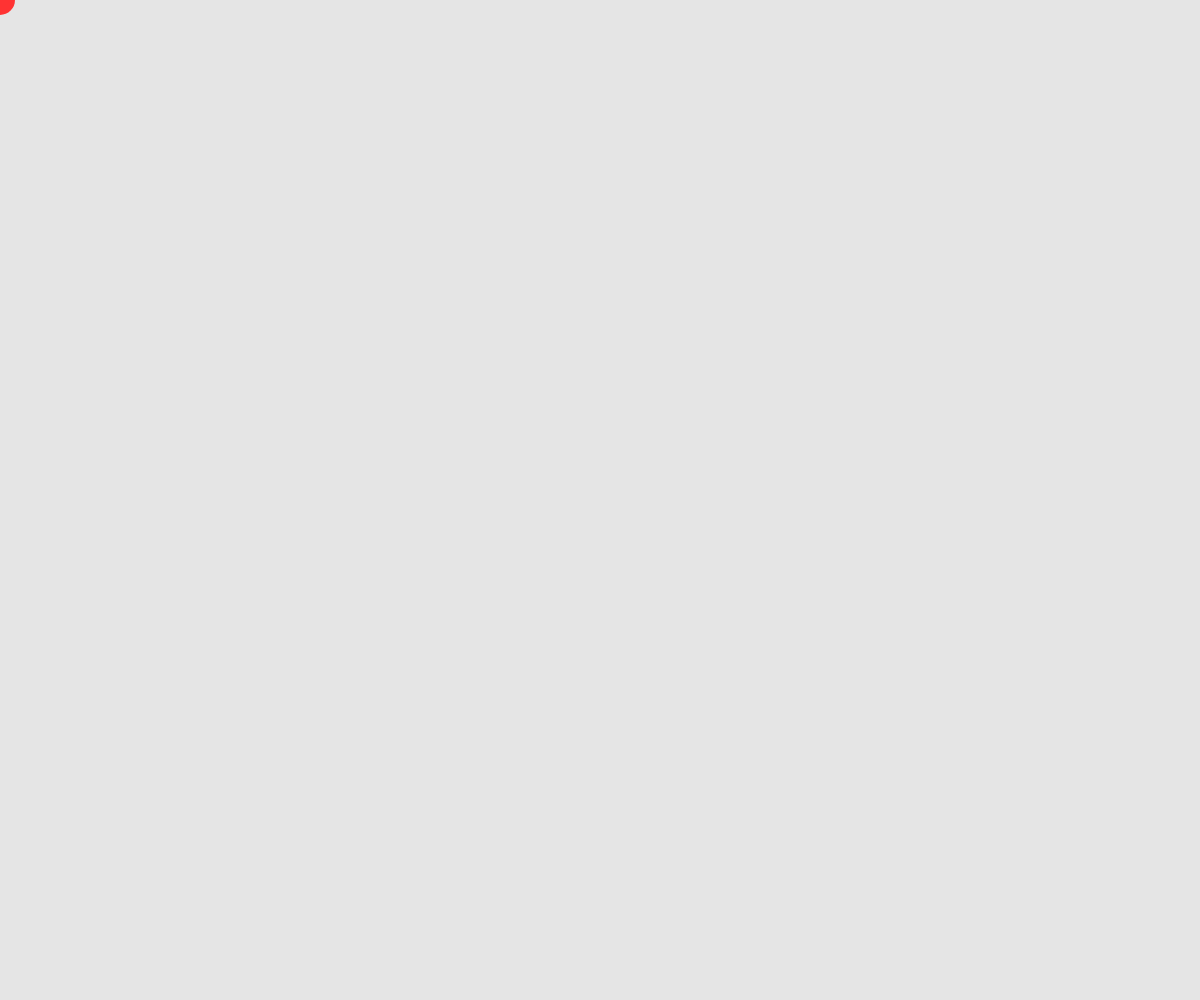
Frame 1 (no input)
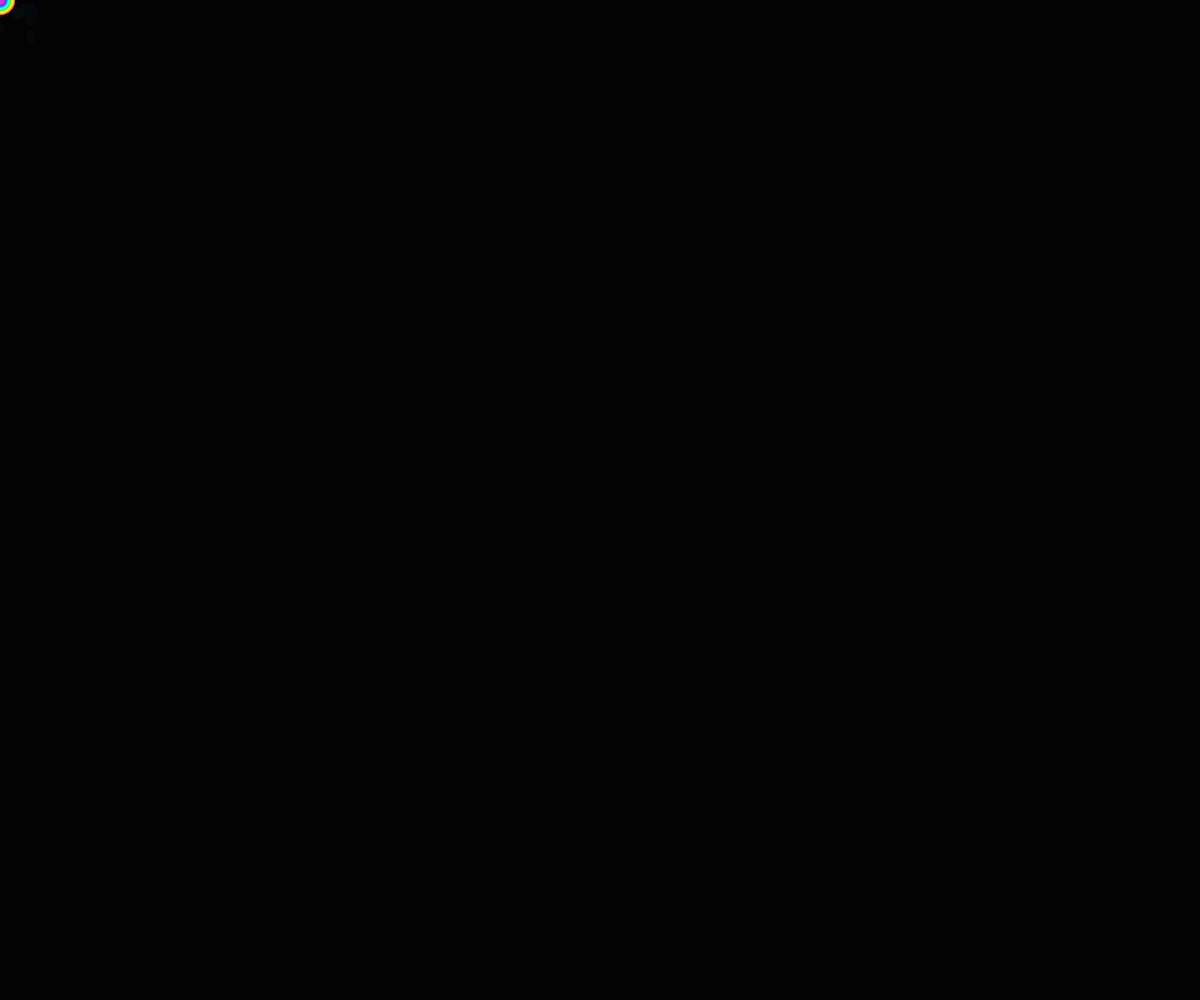
Frame 60 (no input)
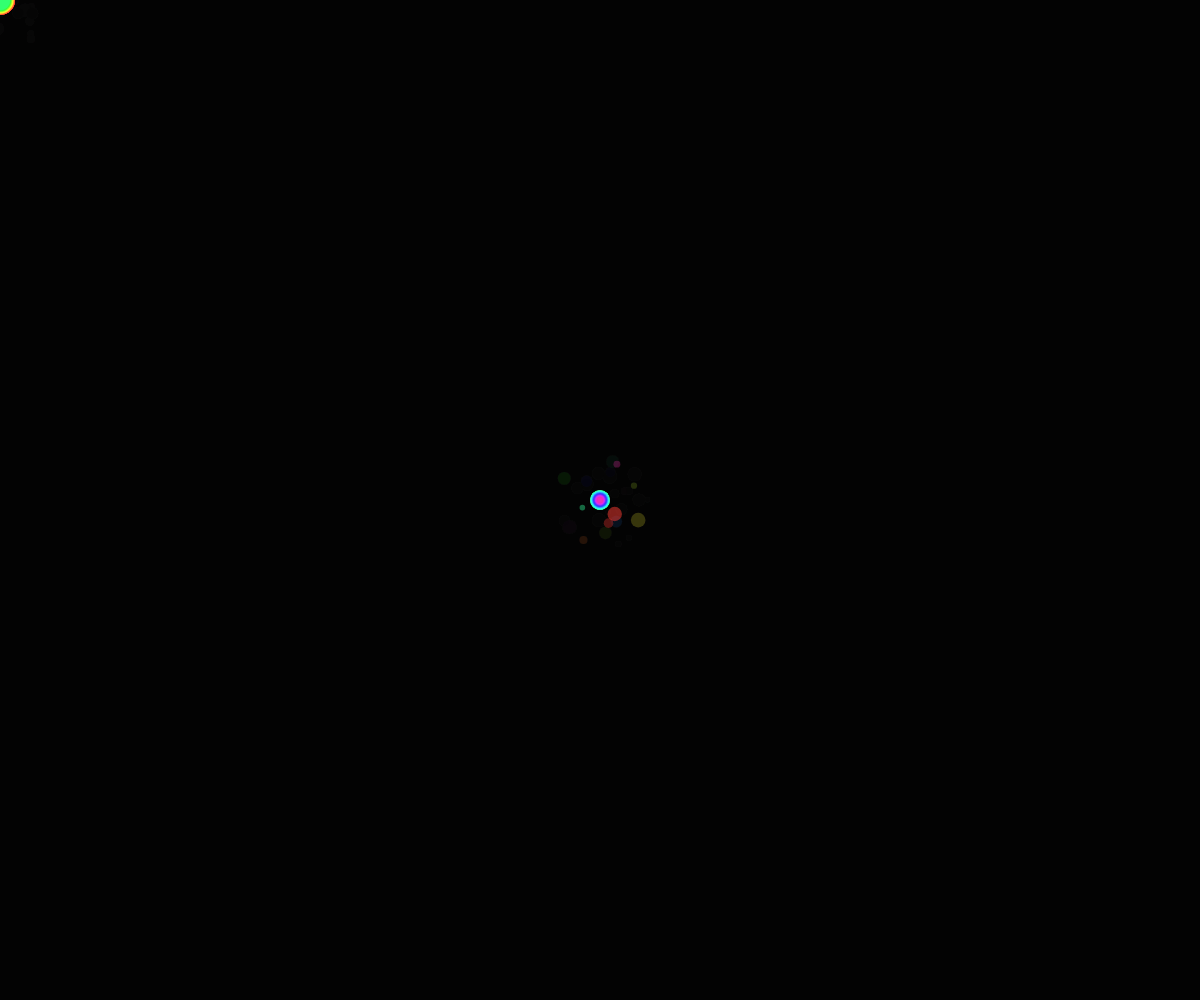
Frame 120 (the mouse pressed at the canvas centre since frame 60)

The p5.js sketch that drew these frames (run headless with seeded random() and noise() and a simulated clock; from frame 60 on, the mouse is pressed at the canvas centre):

// p5.js sketch
// ── sketch.js
let trail = [];
let maxTrailLength = 100;

function setup() {
  createCanvas(windowWidth, windowHeight);
  colorMode(HSB, 360, 100, 100, 100); // Use HSB color mode for smooth gradients
  noStroke();
}

function draw() {
  background(0, 10); // Slightly transparent background for trailing effect

  // Add the current mouse position to the trail array
  trail.push({ x: mouseX, y: mouseY });

  // Limit the trail length
  if (trail.length > maxTrailLength) {
    trail.shift();
  }

  // Draw the trail
  for (let i = 0; i < trail.length; i++) {
    let pos = trail[i];
    let size = map(i, 0, trail.length, 30, 5); // Size decreases for older points
    let alpha = map(i, 0, trail.length, 100, 0); // Alpha decreases for older points
    let hue = map(i, 0, trail.length, 0, 360); // Color hue changes along the trail
    fill(hue, 80, 100, alpha); // HSB color with transparency
    ellipse(pos.x, pos.y, size, size); // Draw the ellipse
  }

  // Add sparkle particles
  if (frameCount % 2 === 0) {
    let angle = random(TWO_PI);
    let length = random(10, 50);
    let x = mouseX + cos(angle) * length;
    let y = mouseY + sin(angle) * length;
    let particleSize = random(5, 15);
    let particleHue = random(0, 360);
    fill(particleHue, 80, 100, 50);
    ellipse(x, y, particleSize, particleSize);
  }
}

function windowResized() {
  resizeCanvas(windowWidth, windowHeight);
}
